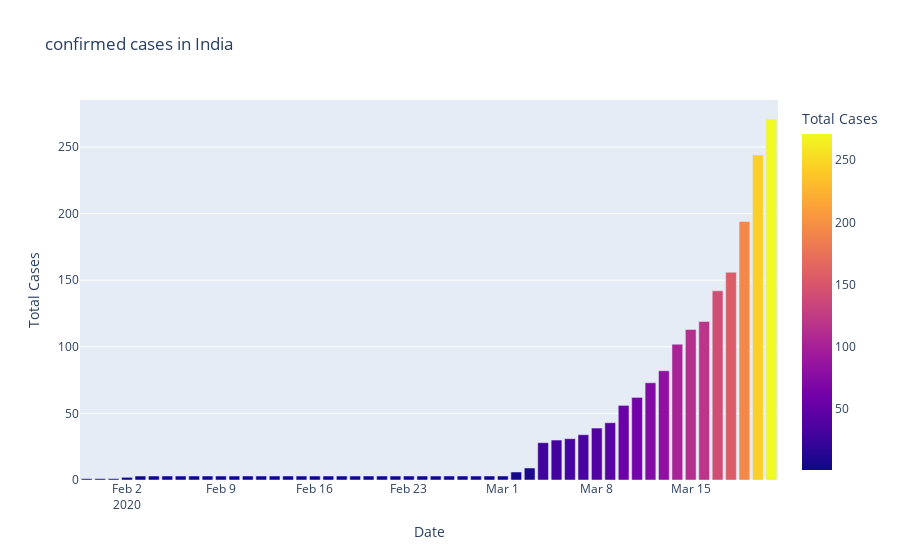

The code cell stored with this chart in its notebook:
### Markdown cell above
## Solution for the problem statement by Visualizing various graphs :

### Code cell
# matplotlib
fig=plt.figure(figsize=(10,5),dpi=200)
axes=fig.add_axes([0.1,0.1,0.8,0.8])
axes.bar(dbd_India["Date"],dbd_India["Total Cases"],color='blue')
axes.set_xlabel("Date")
axes.set_ylabel("Total Cases")
axes.set_title("confirmed cases in India")
plt.show()

#plotly Express
fig=px.bar(dbd_India,x="Date",y="Total Cases",color='Total Cases',title='confirmed cases in India')
fig.show()

### Figure 1 — Plotly figure (JSON) as saved in the notebook; plotly's stock layout.template omitted (floating-point values rounded to 4 significant figures)
{"data": [{"alignmentgroup": "True", "hovertemplate": "Date=%{x}<br>Total Cases=%{marker.color}<extra></extra>", "legendgroup": "", "marker": {"color": [1, 1, 1, 2, 3, 3, 3, 3, 3, 3, 3, 3, 3, 3, 3, 3, 3, 3, 3, 3, 3, 3, 3, 3, 3, 3, 3, 3, 3, 3, 3, 3, 6, 9, 28, 30, 31, 34, 39, 43, 56, 62, 73, 82, 102, 113, 119, 142, 156, 194, 244, 271], "coloraxis": "coloraxis"}, "name": "", "offsetgroup": "", "orientation": "v", "showlegend": false, "textposition": "auto", "type": "bar", "x": ["2020-01-30T00:00:00", "2020-01-31T00:00:00", "2020-02-01T00:00:00", "2020-02-02T00:00:00", "2020-02-03T00:00:00", "2020-02-04T00:00:00", "2020-02-05T00:00:00", "2020-02-06T00:00:00", "2020-02-07T00:00:00", "2020-02-08T00:00:00", "2020-02-09T00:00:00", "2020-02-10T00:00:00", "2020-02-11T00:00:00", "2020-02-12T00:00:00", "2020-02-13T00:00:00", "2020-02-14T00:00:00", "2020-02-15T00:00:00", "2020-02-16T00:00:00", "2020-02-17T00:00:00", "2020-02-18T00:00:00", "2020-02-19T00:00:00", "2020-02-20T00:00:00", "2020-02-21T00:00:00", "2020-02-22T00:00:00", "2020-02-23T00:00:00", "2020-02-24T00:00:00", "2020-02-25T00:00:00", "2020-02-26T00:00:00", "2020-02-27T00:00:00", "2020-02-28T00:00:00", "2020-02-29T00:00:00", "2020-03-01T00:00:00", "2020-03-02T00:00:00", "2020-03-03T00:00:00", "2020-03-04T00:00:00", "2020-03-05T00:00:00", "2020-03-06T00:00:00", "2020-03-07T00:00:00", "2020-03-08T00:00:00", "2020-03-09T00:00:00", "2020-03-10T00:00:00", "2020-03-11T00:00:00", "2020-03-12T00:00:00", "2020-03-13T00:00:00", "2020-03-14T00:00:00", "2020-03-15T00:00:00", "2020-03-16T00:00:00", "2020-03-17T00:00:00", "2020-03-18T00:00:00", "2020-03-19T00:00:00", "2020-03-20T00:00:00", "2020-03-21T00:00:00"], "xaxis": "x", "y": [1, 1, 1, 2, 3, 3, 3, 3, 3, 3, 3, 3, 3, 3, 3, 3, 3, 3, 3, 3, 3, 3, 3, 3, 3, 3, 3, 3, 3, 3, 3, 3, 6, 9, 28, 30, 31, 34, 39, 43, 56, 62, 73, 82, 102, 113, 119, 142, 156, 194, 244, 271], "yaxis": "y"}], "layout": {"barmode": "relative", "coloraxis": {"colorbar": {"title": {"text": "Total Cases"}}, "colorscale": [[0, "#0d0887"], [0.1111, "#46039f"], [0.2222, "#7201a8"], [0.3333, "#9c179e"], [0.4444, "#bd3786"], [0.5556, "#d8576b"], [0.6667, "#ed7953"], [0.7778, "#fb9f3a"], [0.8889, "#fdca26"], [1, "#f0f921"]]}, "legend": {"tracegroupgap": 0}, "title": {"text": "confirmed cases in India"}, "xaxis": {"anchor": "y", "domain": [0, 1], "title": {"text": "Date"}}, "yaxis": {"anchor": "x", "domain": [0, 1], "title": {"text": "Total Cases"}}}}
